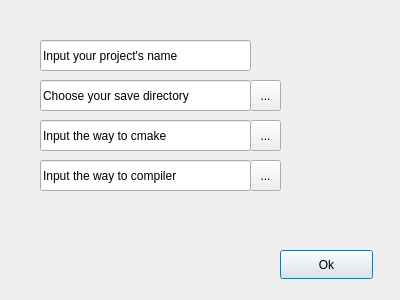
<?xml version="1.0" encoding="UTF-8"?>
<ui version="4.0">
 <class>PreFirstWindow</class>
 <widget class="QDialog" name="PreFirstWindow">
  <property name="geometry">
   <rect>
    <x>0</x>
    <y>0</y>
    <width>400</width>
    <height>300</height>
   </rect>
  </property>
  <property name="windowTitle">
   <string>Dialog</string>
  </property>
  <widget class="QLineEdit" name="nameLineEdit">
   <property name="geometry">
    <rect>
     <x>40</x>
     <y>40</y>
     <width>211</width>
     <height>31</height>
    </rect>
   </property>
   <property name="text">
    <string>Input your project's name</string>
   </property>
  </widget>
  <widget class="QLineEdit" name="directoryLineEdit">
   <property name="geometry">
    <rect>
     <x>40</x>
     <y>80</y>
     <width>211</width>
     <height>31</height>
    </rect>
   </property>
   <property name="text">
    <string>Choose your save directory</string>
   </property>
  </widget>
  <widget class="QLineEdit" name="cmakeLineEdit">
   <property name="geometry">
    <rect>
     <x>40</x>
     <y>120</y>
     <width>211</width>
     <height>31</height>
    </rect>
   </property>
   <property name="text">
    <string>Input the way to cmake</string>
   </property>
  </widget>
  <widget class="QLineEdit" name="compilerLineEdit">
   <property name="geometry">
    <rect>
     <x>40</x>
     <y>160</y>
     <width>211</width>
     <height>31</height>
    </rect>
   </property>
   <property name="text">
    <string>Input the way to compiler</string>
   </property>
  </widget>
  <widget class="QToolButton" name="directoryButton">
   <property name="geometry">
    <rect>
     <x>250</x>
     <y>80</y>
     <width>31</width>
     <height>31</height>
    </rect>
   </property>
   <property name="text">
    <string>...</string>
   </property>
  </widget>
  <widget class="QToolButton" name="cmakeButton">
   <property name="geometry">
    <rect>
     <x>250</x>
     <y>120</y>
     <width>31</width>
     <height>31</height>
    </rect>
   </property>
   <property name="text">
    <string>...</string>
   </property>
  </widget>
  <widget class="QToolButton" name="compilerButton">
   <property name="geometry">
    <rect>
     <x>250</x>
     <y>160</y>
     <width>31</width>
     <height>31</height>
    </rect>
   </property>
   <property name="text">
    <string>...</string>
   </property>
  </widget>
  <widget class="QPushButton" name="okPushBut">
   <property name="geometry">
    <rect>
     <x>280</x>
     <y>250</y>
     <width>93</width>
     <height>29</height>
    </rect>
   </property>
   <property name="text">
    <string>Ok</string>
   </property>
  </widget>
 </widget>
 <resources/>
 <connections/>
</ui>
